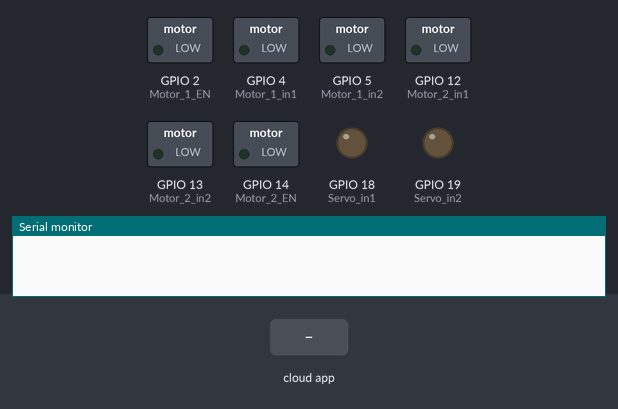
Bench run of a sketch on a simulated ESP32. On the bench: switched loads named in the sketch (green lamp = pin HIGH), output pins drawn as LEDs (lit = HIGH), the last lines printed to the serial monitor. Dashed ring = blinking. The test bench sets the inputs (shaded band). The RemoteXY app is connected.

Above: at 1.2 s.
1.3 s: the phone or cloud app sets pushSwitch_01 to 1
At 1.47 s:
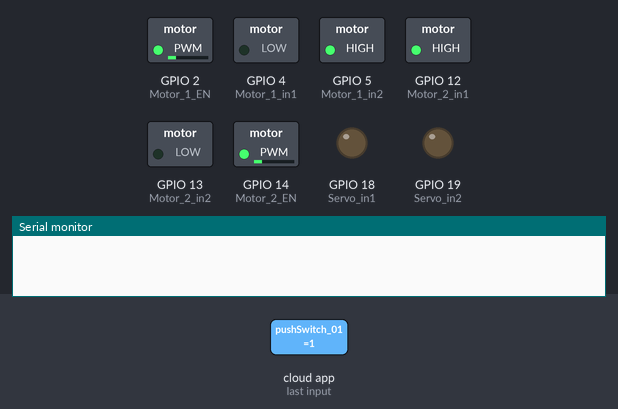
4.3 s: the phone or cloud app sets slider_centre to -100
At 4.79 s:
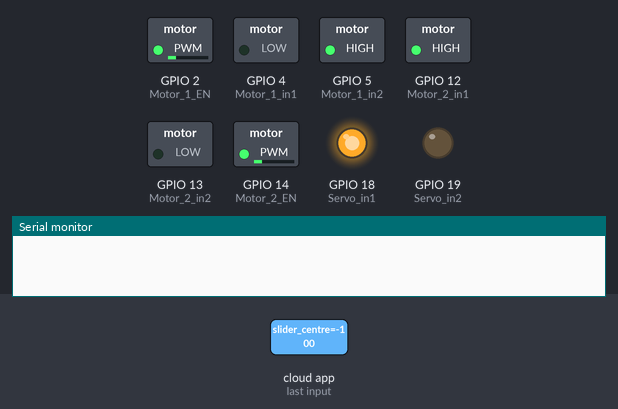
7.3 s: the phone or cloud app sets pushSwitch_02 to 1
At 8.5 s:
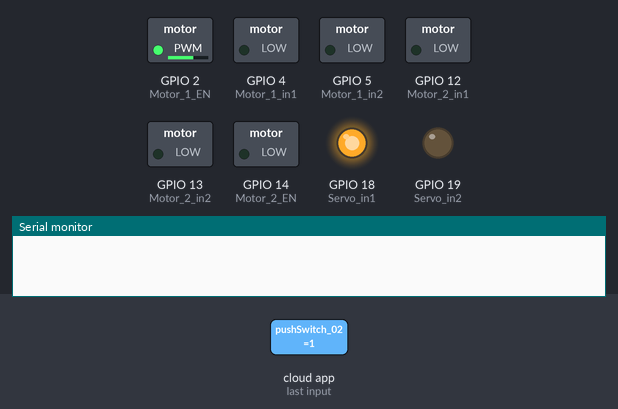
8.8 s: the phone or cloud app sets slider_left to -100
At 10.0 s:
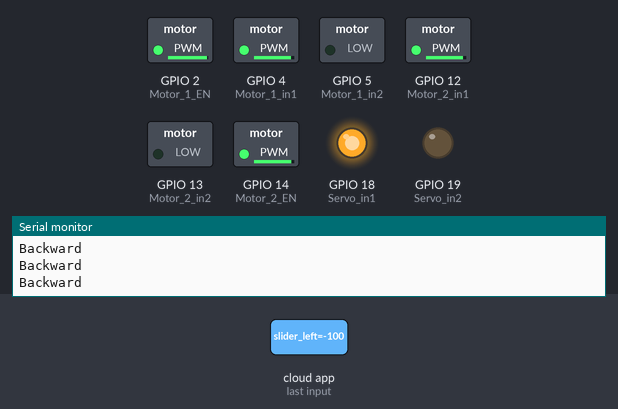
10.3 s: the phone or cloud app sets slider_right to -100
At 11.5 s:
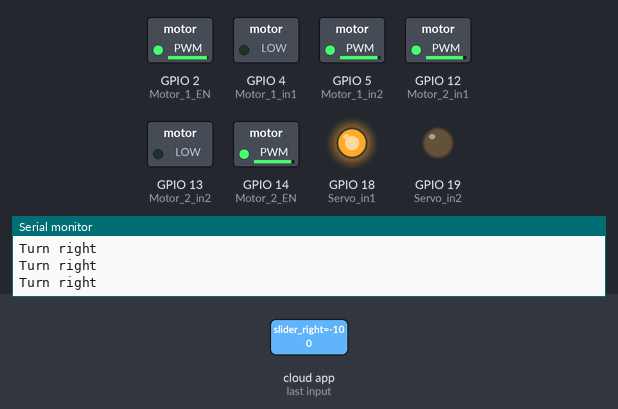
11.9 s: the phone or cloud app sets slider_right to 100
At 12.4 s:
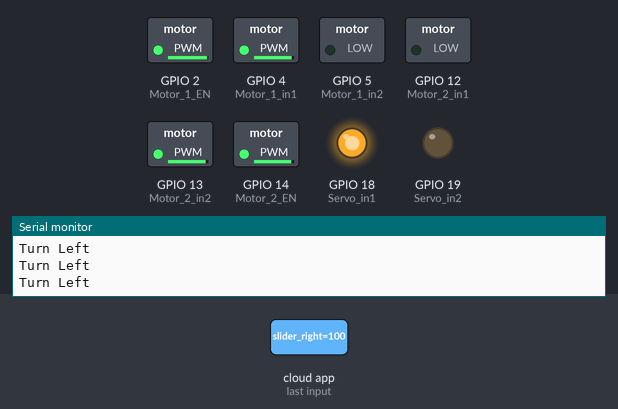
Timing chart, 0 to 14.5 s (numbered marks = the images above; inputs shaded):
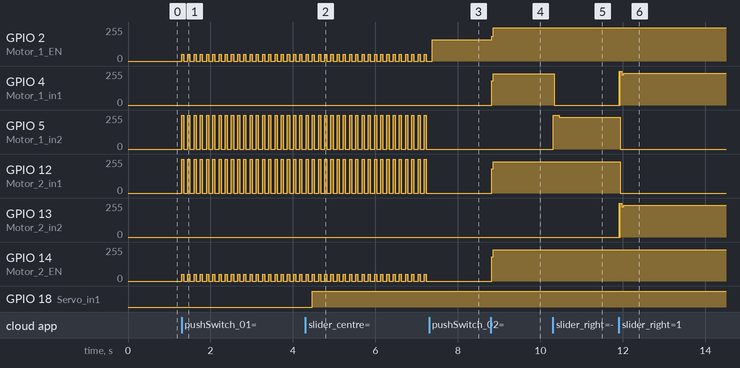

The sketch:

esp32_many_buttons.ino
```cpp
// (licence header left out)
//////////////////////////////////////////////
//        RemoteXY include library          //
//////////////////////////////////////////////

// you can Motor_1_Motor_2_ENle debug logging to Serial at 115200
//#define REMOTEXY__DEBUGLOG

// RemoteXY select connection mode and include library
#define REMOTEXY_MODE__WIFI_POINT

#include <WiFi.h>

// RemoteXY connection settings
#define REMOTEXY_WIFI_SSID "RemoteXY_Team_1"
#define REMOTEXY_WIFI_PASSWORD "123456789"
#define REMOTEXY_SERVER_PORT 6377
#define REMOTEXY_ACCESS_PASSWORD "123456789"


#include <RemoteXY.h>

// RemoteXY GUI configuration
#pragma pack(push, 1)
uint8_t RemoteXY_CONF[] =   // 84 bytes
  { 255,5,0,0,0,77,0,19,0,0,0,0,28,2,106,200,200,84,1,1,
  5,0,1,20,32,24,24,124,36,19,19,0,12,31,0,4,22,110,14,36,
  7,3,9,75,48,12,26,4,62,111,14,36,111,61,79,10,176,12,26,1,
  49,95,45,45,156,36,19,19,0,12,31,0,4,60,160,42,14,18,53,59,
  16,176,12,26 };

// this structure defines all the variables and events of your control interface
struct {

    // input variables
  uint8_t pushSwitch_01; // =1 if button pressed, else =0
  int8_t slider_left; // from -100 to 100
  int8_t slider_right; // from -100 to 100
  uint8_t pushSwitch_02; // =1 if button pressed, else =0
  int8_t slider_centre; // from -100 to 100

    // other variable
  uint8_t connect_flag;  // =1 if wire connected, else =0

} RemoteXY;
#pragma pack(pop)

/////////////////////////////////////////////
//           END RemoteXY include          //
/////////////////////////////////////////////


#define Motor_1_EN  2  // D4
#define Motor_1_in1 4  // D2
#define Motor_1_in2 5  // D1


#define Motor_2_EN  14  // D5
#define Motor_2_in1 12  // D6
#define Motor_2_in2 13  // D7

#define Lift_EN 2
#define Servo_in1 18   //D0
#define Servo_in2 19   //D8

#define Micro_Adjustment 50

void setup() {
  RemoteXY_Init ();
  init_pinout();
  Serial.begin(9600);
}

void loop() {
  RemoteXY_Handler ();
  Handler(RemoteXY.slider_right, RemoteXY.slider_left, RemoteXY.slider_centre, RemoteXY.pushSwitch_01, RemoteXY.pushSwitch_02);
}

void init_pinout() {
  // motor 1
  pinMode(Motor_1_EN,  OUTPUT);
  pinMode(Motor_1_in1, OUTPUT);
  pinMode(Motor_1_in2, OUTPUT);

  // motor 2
  pinMode(Motor_2_EN,  OUTPUT);
  pinMode(Motor_2_in1, OUTPUT);
  pinMode(Motor_2_in2, OUTPUT);
  pinMode(Servo_in1, OUTPUT);
  pinMode(Servo_in2, OUTPUT);

}


/////////////////////////////////////////////
//             The Driver                  //
/////////////////////////////////////////////

void Handler(int val2, int val1, int ctr_val, int lft, int rgt) {
  int speed1 = map(abs(val1), 0, 100, 0, 255); // val1 to PWM range (0-255)
  int speed2 = map(abs(val2), 0, 100, 0, 255); // val2 to PWM range (0-255)


//********** Turning Slider **********//
  // Priority to val2 for turning
  if (val2 < 0) {  // Turn right
    forward_motor1(speed2);    // Motor 1 moves forward
    backward_motor2(speed2);   // Motor 2 moves backward
    Serial.println("Turn right");
  }
  else if (val2 > 0) {  // Turn left
    backward_motor1(speed2);   // Motor 1 moves backward
    forward_motor2(speed2);    // Motor 2 moves forward
    Serial.println("Turn Left");
  }

  //********** Fwd/Bwd Slider **********//
  else {
    // If not turning, check val1 for forward/backward motion
    if (val1 > 0) {  // Move both motors forward
      forward_motor1(speed1);
      forward_motor2(speed1);
      Serial.println("Forward");

    } else if (val1 < 0) {  // Move both motors backward
      backward_motor1(speed1);
      backward_motor2(speed1);
      Serial.println("Backward");
    } else {
      // Stop motors if both val1 and val2 are 0
      stopMotors();
    }
  }


// //********** Micro Adjustment **********//
  if (lft && !rgt){

      forward_motor1(Micro_Adjustment);    // Motor 1 moves forward
      backward_motor2(Micro_Adjustment);   // Motor 2 moves backward
      delay(50);
      stopMotors();
      delay(100);

  }else if(!lft && rgt){

      backward_motor1(Micro_Adjustment);   // Motor 1 moves backward
      forward_motor2(Micro_Adjustment);    // Motor 2 moves forward
      delay(50);
      stopMotors();
      delay(100);


  }else {
    stopMotors();
  }


//********** Lift Slider **********//
  if(!ctr_val){
    stop_lift_motor();     // Lift Motor stops
  }else if(ctr_val > 0){
    cw();                  // Lift Motor lifts

  }else if(ctr_val < 0){
    ccw();                 // Lift Motor puts down

  }else {
    stop_lift_motor();     // Lift Motor stops
  }
}


/////////////////////////////////////////////
//        Motor controller Funtions        //
/////////////////////////////////////////////
void forward_motor1(int speed) {
  analogWrite(Motor_1_EN, speed);    // Set PWM speed for motor 1
  digitalWrite(Motor_1_in1, LOW);     // Forward direction for motor 1
  digitalWrite(Motor_1_in2, HIGH);
}

void backward_motor1(int speed) {
  analogWrite(Motor_1_EN, speed);    // Set PWM speed for motor 1
  digitalWrite(Motor_1_in1, HIGH);    // Backward direction for motor 1
  digitalWrite(Motor_1_in2, LOW);
}

void forward_motor2(int speed) {
  analogWrite(Motor_2_EN, speed);    // Set PWM speed for motor 2
  digitalWrite(Motor_2_in1, LOW);    // Forward direction for motor 2
  digitalWrite(Motor_2_in2, HIGH);
}

void backward_motor2(int speed) {
  analogWrite(Motor_2_EN, speed);    // Set PWM speed for motor 2
  digitalWrite(Motor_2_in1, HIGH);   // Backward direction for motor 2
  digitalWrite(Motor_2_in2, LOW);
}

void stopMotors() {
  // Stop both motors
  digitalWrite(Motor_1_in1, LOW);
  digitalWrite(Motor_1_in2, LOW);
  analogWrite(Motor_1_EN, 0);

  digitalWrite(Motor_2_in1, LOW);
  digitalWrite(Motor_2_in2, LOW);
  analogWrite(Motor_2_EN, 0);
}

/////////////////////////////////////////////
//             Servo Funtions              //
/////////////////////////////////////////////

void lift_up() {

  digitalWrite(Servo_in1, HIGH);
  digitalWrite(Servo_in2, LOW);

}

void put_down() {

  digitalWrite(Servo_in1, LOW);
  digitalWrite(Servo_in2, HIGH);

}


void stop_lift_motor() {
  digitalWrite(Servo_in1, LOW);
  digitalWrite(Servo_in2, LOW);
}

void cw() {
   // Set PWM speed for motor 2
  analogWrite(Lift_EN, 170);
  digitalWrite(Servo_in1, LOW);    // Forward direction for motor 2
  digitalWrite(Servo_in2, HIGH);
}

void ccw() {
    // Set PWM speed for motor 2
  analogWrite(Lift_EN, 170);
  digitalWrite(Servo_in1, HIGH);   // Backward direction for motor 2
  digitalWrite(Servo_in2, LOW);
}
```

Measured:
- after the input at 1.3 s, GPIO 2 (Motor_1_EN), GPIO 14 (Motor_2_EN): alternates 50/255 for 0.05 s and 0/255 for 0.10 s, starting at once; GPIO 5 (Motor_1_in2), GPIO 12 (Motor_2_in1): alternates 255/255 for 0.05 s and 0/255 for 0.10 s, starting at once
- after the input at 4.3 s, GPIO 18 (Servo_in1): LOW → HIGH after 0.17 s
- after the input at 7.3 s, GPIO 5 (Motor_1_in2), GPIO 12 (Motor_2_in1), GPIO 14 (Motor_2_EN): stops changing and stays 0/255
- after the input at 8.8 s, GPIO 2 (Motor_1_EN): 161/255 → 248/255 at once; GPIO 4 (Motor_1_in1), GPIO 12 (Motor_2_in1): 0/255 → 235/255 at once; GPIO 14 (Motor_2_EN): 0/255 → 236/255 at once
- after the input at 10.3 s, GPIO 4 (Motor_1_in1): 235/255 → 0/255 at once; GPIO 5 (Motor_1_in2): 0/255 → 255/255 at once, → 239/255 0.15 s later
- after the input at 11.9 s, GPIO 4 (Motor_1_in1), GPIO 13 (Motor_2_in2): 0/255 → 240/255 at once; GPIO 5 (Motor_1_in2): 239/255 → 0/255 at once; GPIO 12 (Motor_2_in1): 235/255 → 0/255 at once
